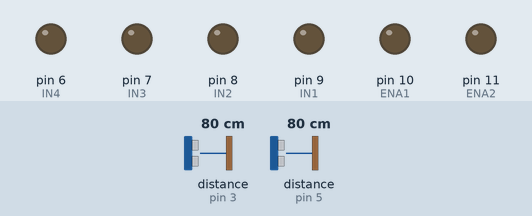
The sketch below on a simulated Arduino Uno, built with avr-gcc and run on an emulated ATmega328P. Shown: output pins drawn as LEDs (lit = HIGH). The inputs (shaded band) are chosen by the test bench; at power-on: distance to the obstacle (sensors on pin 3, pin 5) 80 cm. The echo pulse lasts 58.3 µs per cm; pins used as bus, display or sensor lines are not drawn; what the sketch prints to the serial monitor is not drawn.

Above: at 17.9 s.
18.0 s: distance to the obstacle (sensor on pin 3) set to 7 cm
24.1 s: distance to the obstacle (sensor on pin 3) set to 4 cm
At 44.2 s:
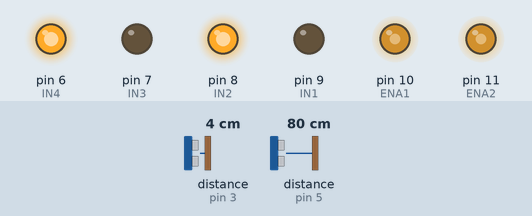
Timing chart, 0 to 45.3 s (numbered marks = the images above; inputs shaded):
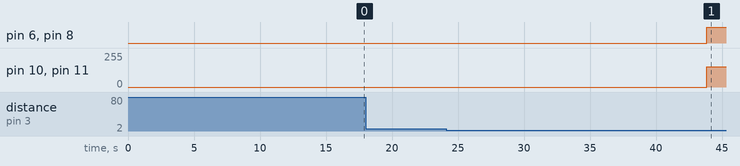

Measured:
- the behaviour switches between 6 and 5 cm on distance to the obstacle (sensor on pin 3) (found by bisection; images 0 and 1)
- after the input at 18.0 s, every drawn part: stays the same
- after the input at 24.1 s, pin 6 (IN4), pin 8 (IN2): LOW → HIGH after 19.7 s; pin 10 (ENA1), pin 11 (ENA2): 0/255 → 153/255 after 19.7 s

The sketch:

Railroad.ino
```cpp
int ENA1 = 10;
int ENA2 = 11;
int IN1 = 9;
int IN2 = 8;
int IN3 = 7;
int IN4 = 6;

const int pingPin1 = 2; // Trigger Pin of Ultrasonic Sensor
const int echoPin1 = 3; // Echo Pin of Ultrasonic Sensor

const int pingPin2 = 4; // Trigger Pin of Ultrasonic Sensor
const int echoPin2 = 5; // Echo Pin of Ultrasonic Sensor
char ph_no[] = "1234567890";
void setup()
{
  Serial.begin(9600); // Starting Serial Terminal
  pinMode(ENA1, OUTPUT);
  pinMode(ENA2, OUTPUT);
  pinMode(IN1, OUTPUT);
  pinMode(IN2, OUTPUT);
  pinMode(IN3, OUTPUT);
  pinMode(IN4, OUTPUT);
}

void loop()
{
  long duration1, duration2, inches, cm1, cm2 ;
  pinMode(pingPin1, OUTPUT);
  digitalWrite(pingPin1, LOW);
  delayMicroseconds(2000);
  digitalWrite(pingPin1, HIGH);
  delayMicroseconds(1000);
  digitalWrite(pingPin1, LOW);
  pinMode(echoPin1, INPUT);
  duration1 = pulseIn(echoPin1, HIGH);
  pinMode(pingPin2, OUTPUT);
  digitalWrite(pingPin2, LOW);
  delayMicroseconds(2000);
  digitalWrite(pingPin2, HIGH);
  delayMicroseconds(1000);
  digitalWrite(pingPin2, LOW);
  pinMode(echoPin2, INPUT);
  duration2 = pulseIn(echoPin2, HIGH);
  //inches = microsecondsToInches(duration);
  cm1 = microsecondsToCentimeters(duration1);
  cm2 = microsecondsToCentimeters(duration2);
  //Serial.print(inches);
  //Serial.print("in, ");
  Serial.print(cm1);
  Serial.print("cm1");
  Serial.println();
  delay(1000);
  Serial.print(cm2);
  Serial.print("cm2");
  Serial.println();
  delay(1000);
  if (cm1 <= 5 || cm2 <= 4)
  {
    forward();
  }
  else
  {
    stop();
    Serial.println("AT");
    Serial.print("ATD");
    Serial.print(ph_no);
    Serial.println(";");
    delay(10000);
    Serial.println("ATH");
    delay(1000);
    Serial.println("AT+CMGF=1");
    delay(2400);
    delay(1500);
    Serial.print("AT+CMGS=\"");
    Serial.print(ph_no);
    Serial.println("\"");
    while (Serial.read() != '>')
    {
      Serial.print("Crack detected on Track!!!!!!");
      delay(2000);
      Serial.write(0x1A);
      Serial.write(0x0D);
      Serial.write(0x0A);
      delay(2000);
      break;
    }
  }
}
void forward()
{
  digitalWrite(IN1, 0);
  digitalWrite(IN2, HIGH);
  digitalWrite(IN3, 0);
  digitalWrite(IN4, HIGH);
  analogWrite(ENA1, 153);
  analogWrite(ENA2, 153);
}
void stop()
{
  digitalWrite(IN1, LOW);
  digitalWrite(IN2, LOW);
  digitalWrite(IN3, LOW);
  digitalWrite(IN4, LOW);

}
long microsecondsToInches(long microseconds) {
  return microseconds / 74 / 2;
}

long microsecondsToCentimeters(long microseconds) {
  return microseconds / 29 / 2;
}
```
